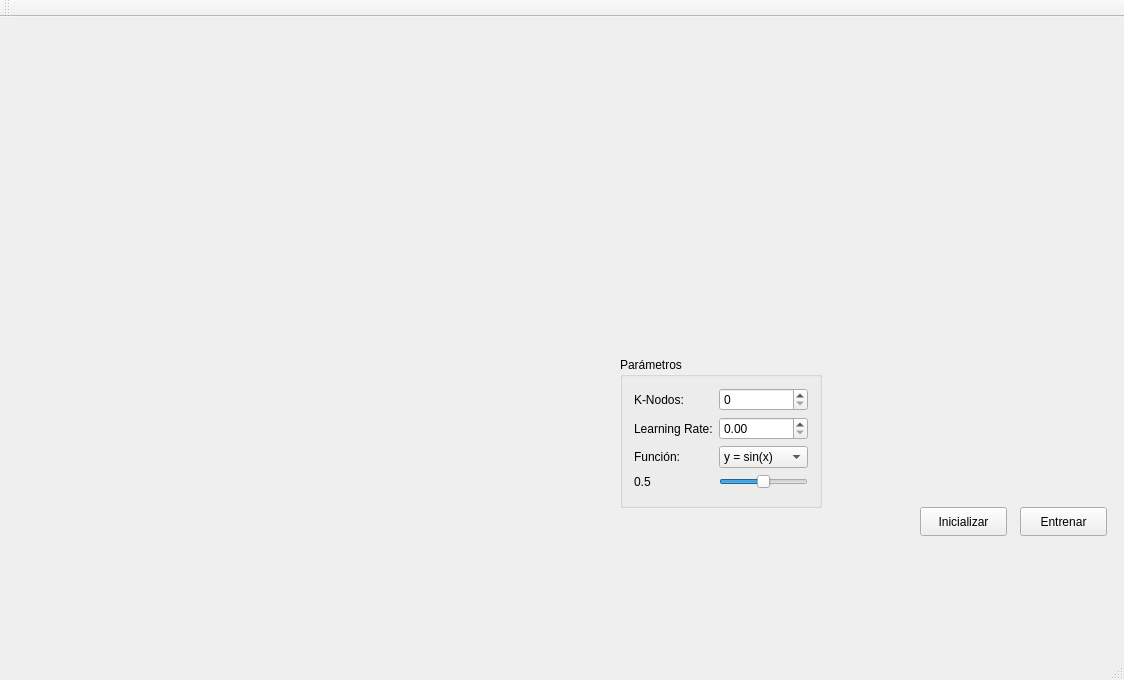
<?xml version="1.0" encoding="UTF-8"?>
<ui version="4.0">
 <class>MainWindow</class>
 <widget class="QMainWindow" name="MainWindow">
  <property name="geometry">
   <rect>
    <x>0</x>
    <y>0</y>
    <width>1124</width>
    <height>680</height>
   </rect>
  </property>
  <property name="windowTitle">
   <string>Radial Basis Function Network</string>
  </property>
  <widget class="QWidget" name="centralWidget">
   <widget class="QCustomPlot" name="gPlot" native="true">
    <property name="geometry">
     <rect>
      <x>10</x>
      <y>10</y>
      <width>601</width>
      <height>601</height>
     </rect>
    </property>
   </widget>
   <widget class="QCustomPlot" name="errorPlot" native="true">
    <property name="geometry">
     <rect>
      <x>620</x>
      <y>10</y>
      <width>491</width>
      <height>321</height>
     </rect>
    </property>
   </widget>
   <widget class="QGroupBox" name="paramsGB">
    <property name="geometry">
     <rect>
      <x>620</x>
      <y>340</y>
      <width>202</width>
      <height>151</height>
     </rect>
    </property>
    <property name="title">
     <string>Parámetros</string>
    </property>
    <layout class="QFormLayout" name="formLayout">
     <item row="0" column="0">
      <widget class="QLabel" name="kLbl">
       <property name="text">
        <string>K-Nodos:</string>
       </property>
      </widget>
     </item>
     <item row="0" column="1">
      <widget class="QSpinBox" name="kSB"/>
     </item>
     <item row="1" column="0">
      <widget class="QLabel" name="lrLbl">
       <property name="text">
        <string>Learning Rate:</string>
       </property>
      </widget>
     </item>
     <item row="2" column="0">
      <widget class="QLabel" name="funcLbl">
       <property name="text">
        <string>Función:</string>
       </property>
      </widget>
     </item>
     <item row="2" column="1">
      <widget class="QComboBox" name="funcCB">
       <item>
        <property name="text">
         <string>y = sin(x)</string>
        </property>
       </item>
      </widget>
     </item>
     <item row="3" column="0">
      <widget class="QLabel" name="stepLbl">
       <property name="text">
        <string>0.5</string>
       </property>
      </widget>
     </item>
     <item row="3" column="1">
      <widget class="QSlider" name="stepSlider">
       <property name="minimum">
        <number>1</number>
       </property>
       <property name="maximum">
        <number>100</number>
       </property>
       <property name="value">
        <number>50</number>
       </property>
       <property name="orientation">
        <enum>Qt::Horizontal</enum>
       </property>
      </widget>
     </item>
     <item row="1" column="1">
      <widget class="QDoubleSpinBox" name="lrSB"/>
     </item>
    </layout>
   </widget>
   <widget class="QPushButton" name="initBtn">
    <property name="geometry">
     <rect>
      <x>920</x>
      <y>490</y>
      <width>87</width>
      <height>29</height>
     </rect>
    </property>
    <property name="text">
     <string>Inicializar</string>
    </property>
   </widget>
   <widget class="QPushButton" name="trainBtn">
    <property name="geometry">
     <rect>
      <x>1020</x>
      <y>490</y>
      <width>87</width>
      <height>29</height>
     </rect>
    </property>
    <property name="text">
     <string>Entrenar</string>
    </property>
   </widget>
  </widget>
  <widget class="QMenuBar" name="menuBar">
   <property name="geometry">
    <rect>
     <x>0</x>
     <y>0</y>
     <width>1124</width>
     <height>23</height>
    </rect>
   </property>
  </widget>
  <widget class="QToolBar" name="mainToolBar">
   <attribute name="toolBarArea">
    <enum>TopToolBarArea</enum>
   </attribute>
   <attribute name="toolBarBreak">
    <bool>false</bool>
   </attribute>
  </widget>
  <widget class="QStatusBar" name="statusBar"/>
 </widget>
 <layoutdefault spacing="6" margin="11"/>
 <customwidgets>
  <customwidget>
   <class>QCustomPlot</class>
   <extends>QWidget</extends>
   <header>qcustomplot.h</header>
   <container>1</container>
  </customwidget>
 </customwidgets>
 <resources/>
 <connections/>
</ui>
